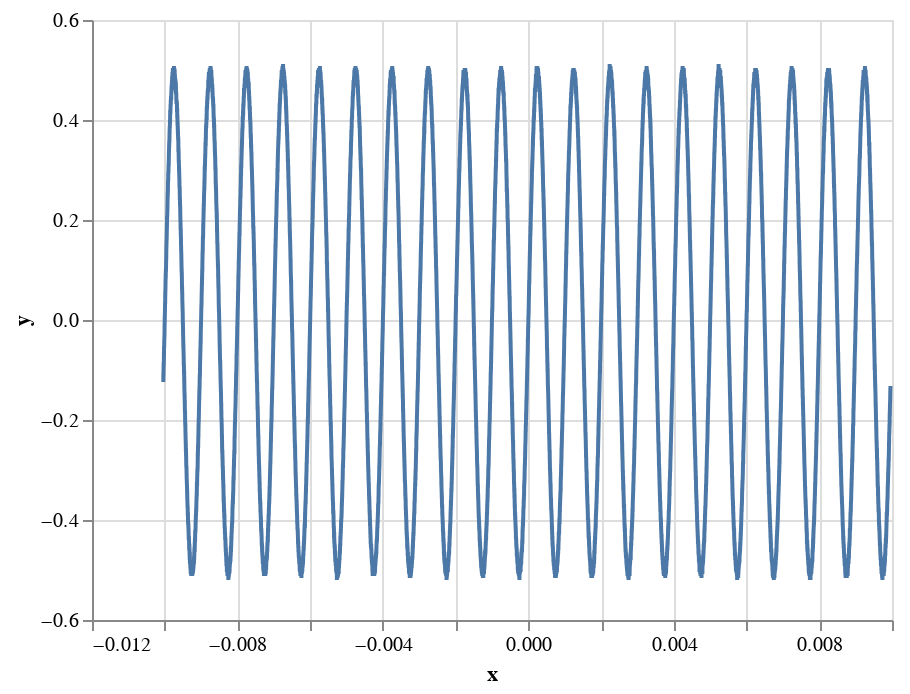

Notebook code cell kept with this figure:
### Markdown cell above
$w(t) = \frac{1}{2}[\ 1-\cos(\frac{2\pi n}{N})]\$


We’re going to be looking at periodic waveform data, and we’ll be then taking the Fourier transform to confirm that the window does actually produce a broader frequency measurement.

### Code cell
waveform= pd.read_csv("/Users/howells/Desktop/Hann.csv", header=None)
waveform.columns = ["x","y"]
alt.Chart(waveform).mark_line().encode(
    x='x',
    y='y'
)

### Figure 1 — Vega-Lite specification as saved in the notebook (floating-point values rounded to 4 significant figures; data arrays with more than 128 entries replaced by an {"elided": "..."} marker saying what was removed)
{"config": {"view": {"continuousWidth": 400, "continuousHeight": 300}}, "data": {"name": "data-fa7c8c114e35196cddbc5e9aca95e9d6"}, "mark": "line", "encoding": {"x": {"type": "quantitative", "field": "x"}, "y": {"type": "quantitative", "field": "y"}}, "$schema": "https://vega.github.io/schema/vega-lite/v4.8.1.json", "datasets": {"data-fa7c8c114e35196cddbc5e9aca95e9d6": {"elided": "10000 records"}}}
